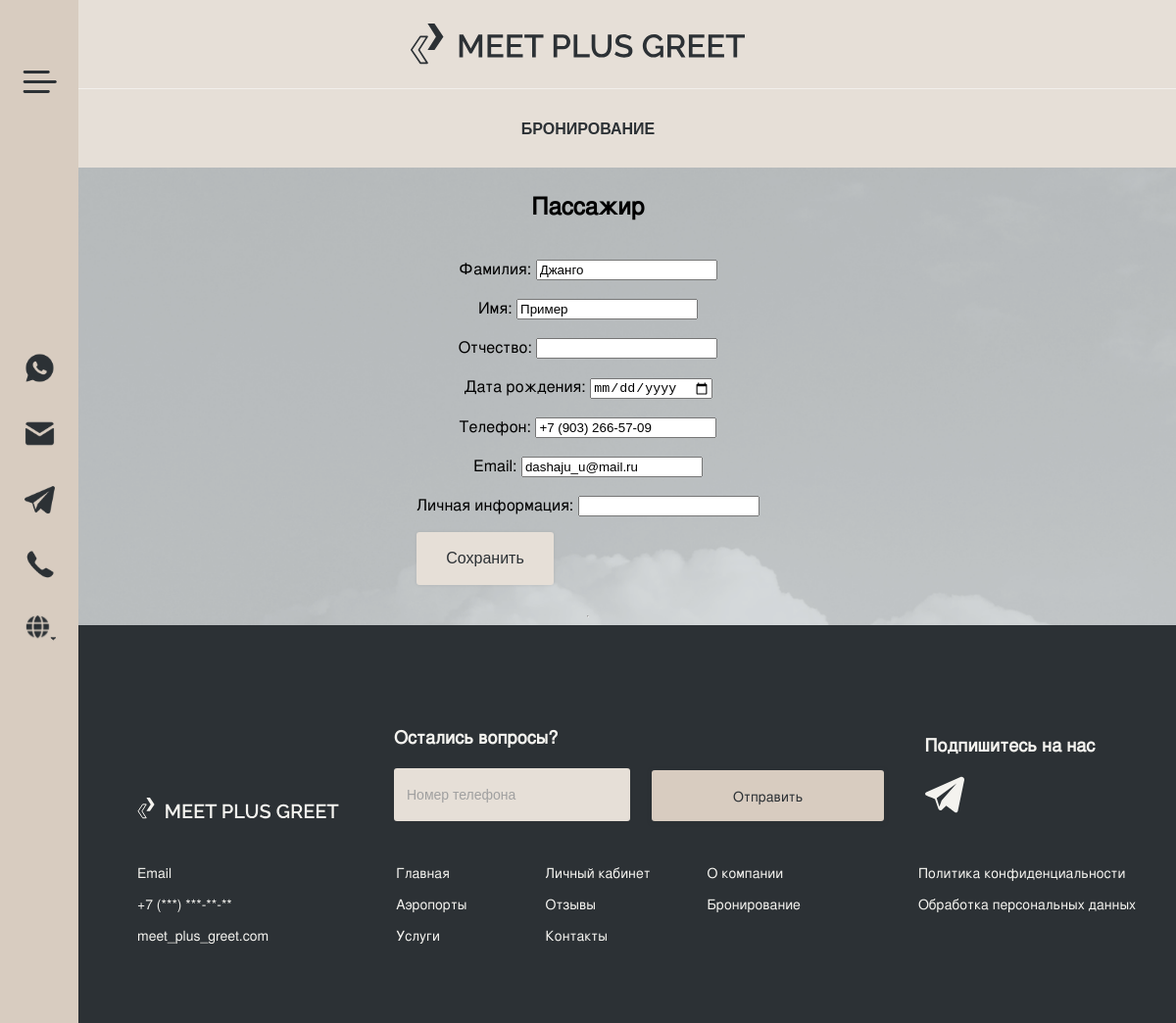
The app's page /passenger/1/edit/ (signed in) with its own data.
### main_app/models.py (models this page shows, shortened)
class Passenger(models.Model):
    PASSENGER_AGE = [
        ('infant', 'Ребенок (0-2 лет)'),
        ('child', 'Ребенок (2-12 лет)'),
        ('adult', 'Взрослый'),
    ]
    user = models.ForeignKey(User, on_delete=models.CASCADE, related_name='passenger')
    last_name = models.CharField(max_length=100)
    first_name = models.CharField(max_length=100)
    middle_name = models.CharField(max_length=100, blank=True, null=True)
    birth_date = models.DateField(validators=[age_type])
    age = models.CharField(max_length=100, choices=PASSENGER_AGE)
    phone = models.CharField(max_length=20, blank=True, null=True, validators=[valid_phone_number])
    email = models.EmailField(blank=True, null=True)
    personal_data = models.CharField(max_length=500, blank=True, null=True)

### main_app/views.py (the view, shortened to what this page needs)
# urls.py: path('passenger/<int:pk>/edit/', PassengerEditView.as_view(), name='passenger_edit'),
class PassengerEditView(LoginRequiredMixin, UpdateView):
    model = Passenger
    form_class = PassengerForm
    context_object_name = 'passenger'
    template_name = 'passenger/passenger_edit.html'
    def get_context_data(self, **kwargs):
        context = super().get_context_data(**kwargs)
        context['form'] = self.form_class(instance=self.get_object())
        return context

### main_app/forms.py
class PassengerForm(forms.ModelForm):
    last_name = forms.CharField(max_length=50, label='Фамилия')
    first_name = forms.CharField(max_length=50, label='Имя')
    middle_name = forms.CharField(max_length=50, label='Отчество', required=False)
    birth_date = forms.DateField(label='Дата рождения', widget=forms.DateInput(attrs={'type': 'date'}, ))
    email = forms.EmailField(label='Email', required=False)
    phone = forms.CharField(max_length=50, label='Телефон', required=False)
    personal_information = forms.CharField(max_length=200, label='Личная информация', required=False)
    class Meta:
        model = Passenger
        fields = [
            'last_name',
            'first_name',
            'middle_name',
            'birth_date',
            'phone',
            'email',
            'personal_information',
        ]

### templates/passenger/passenger_edit.html (shortened to what this page needs)
{% extends "booking/default_booking.html" %}
{% load static %}
{% load i18n %}
{% block head %}
    <link rel="stylesheet" href="{% static 'css/default_booking.css' %}">
{% endblock head %}
{% block content %}
    <h2>Пассажир </h2>
    <form action="" method="post">
    {{ form.as_p }}
        <input type="submit" class="btn previous icon_previous" value="Сохранить">
    </form>
    <br>
    <hr>
{% endblock content %}

### static/css/default_booking.css (style rules this page uses)
body { margin: 0; padding: 0; height: 100%; display: flex; flex-direction: column; font-family: 'TeXGyreHeros', sans-serif; margin-bottom: 0; }
.btn { font-size: 16px; border: 2px solid; border-color: transparent; border-radius: 3px; padding: 2vh 8%; cursor: pointer; display: flex; align-items: center; justify-content: center; }
.previous { background-color: #E6DFD7; margin-right: 1%; color: #2C3135; box-shadow: 0px 0px 3.4px rgba(44, 49, 53, 0.1); }
.icon_previous:before { content: url('../icons/previous.svg'); padding-right: 20%; }
::placeholder { font-size: 14px; color: #A0A0A0; line-height: 38px; }

### records on screen
Passenger: last_name "Джанго", first_name "Пример", phone "+7 (903) 266-57-09", email "dashaju_u@mail.ru"
